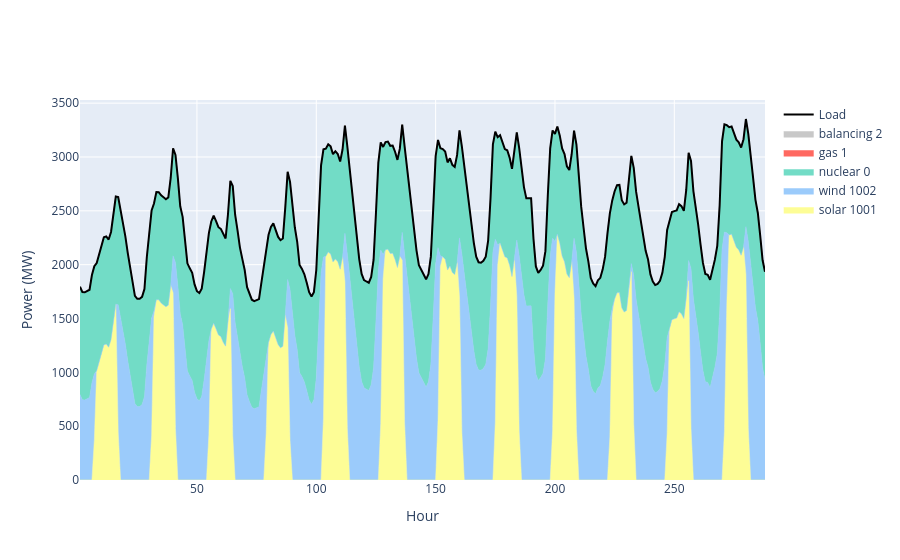

Source (notebook cell):
### Code cell
chart_by_type(mo.logs)

### Figure 1 — Plotly figure (JSON) as saved in the notebook; plotly's stock layout.template omitted (floating-point values rounded to 4 significant figures; data arrays with more than 128 entries replaced by an {"elided": "..."} marker saying what was removed)
{"data": [{"fillcolor": "#FDFD96", "line": {"color": "#FDFD96", "width": 0.5}, "mode": "lines", "name": "solar 1001", "stackgroup": "one", "type": "scatter", "x": {"elided": "156 int values"}, "y": {"elided": "156 float values"}}, {"fillcolor": "#9BCBFB", "line": {"color": "#9BCBFB", "width": 0.5}, "mode": "lines", "name": "wind 1002", "stackgroup": "one", "type": "scatter", "x": {"elided": "288 int values"}, "y": {"elided": "288 float values"}}, {"fillcolor": "#72DCC6", "line": {"color": "#72DCC6", "width": 0.5}, "mode": "lines", "name": "nuclear 0", "stackgroup": "one", "type": "scatter", "x": {"elided": "288 int values"}, "y": {"elided": "288 float values"}}, {"fillcolor": "#FF6961", "line": {"color": "#FF6961", "width": 0.5}, "mode": "lines", "name": "gas 1", "stackgroup": "one", "type": "scatter", "x": {"elided": "288 int values"}, "y": {"elided": "288 float values"}}, {"fillcolor": "#C8C8C8", "line": {"color": "#C8C8C8", "width": 0.5}, "mode": "lines", "name": "balancing 2", "stackgroup": "one", "type": "scatter", "x": {"elided": "288 int values"}, "y": {"elided": "288 float values"}}, {"line": {"color": "black", "width": 2}, "mode": "lines", "name": "Load", "type": "scatter", "x": {"elided": "288 int values"}, "y": {"elided": "288 float values"}}], "layout": {"xaxis": {"title": {"text": "Hour"}}, "yaxis": {"title": {"text": "Power (MW)"}}}}
